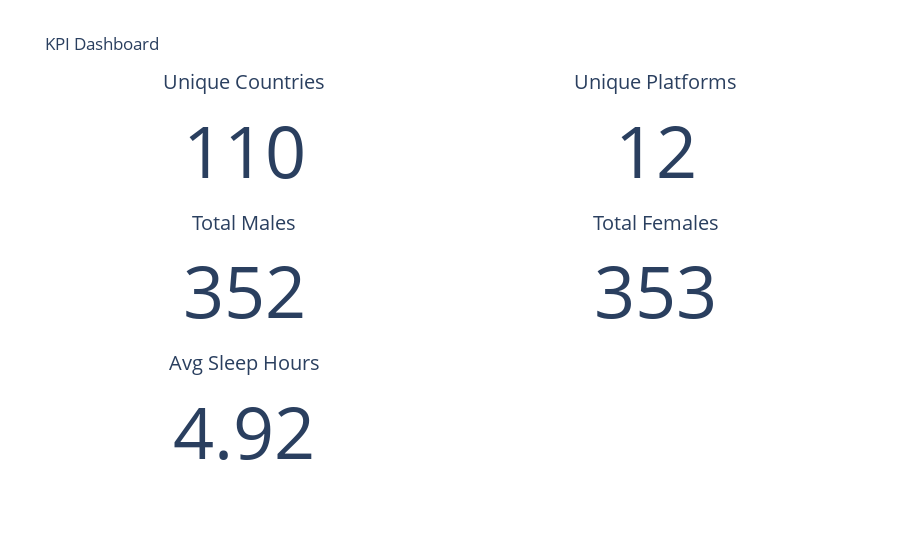

The cell this chart's notebook holds for it:
### Markdown cell above
####        Key Performance Indicator

### Code cell
import plotly.graph_objects as go

unique_countries = df['Country'].nunique()
unique_platforms = df['Most_Used_Platform'].nunique()
male_count = (df['Gender'] == 'Male').sum()
female_count = (df['Gender'] == 'Female').sum()
avg_sleep = round(df['Avg_Daily_Usage_Hours'].mean(), 2)

fig = go.Figure()

fig.add_trace(go.Indicator(
    mode="number",
    value=unique_countries,
    title={"text": "Unique Countries"},
    domain={'row': 0, 'column': 0}
))

fig.add_trace(go.Indicator(
    mode="number",
    value=unique_platforms,
    title={"text": "Unique Platforms"},
    domain={'row': 0, 'column': 1}
))


fig.add_trace(go.Indicator(
    mode="number",
    value=male_count,
    title={"text": "Total Males"},
    domain={'row': 1, 'column': 0}
))


fig.add_trace(go.Indicator(
    mode="number",
    value=female_count,
    title={"text": "Total Females"},
    domain={'row': 1, 'column': 1}
))


fig.add_trace(go.Indicator(
    mode="number",
    value=avg_sleep,
    title={"text": "Avg Sleep Hours"},
    domain={'row': 2, 'column': 0}
))

fig.update_layout(
    grid={'rows': 3, 'columns': 2, 'pattern': "independent"},
    height=600,
    template="plotly_white",
    title="KPI Dashboard"
)

fig.show()

### Figure 1 — Plotly figure (JSON) as saved in the notebook; plotly's stock layout.template omitted (floating-point values rounded to 4 significant figures)
{"data": [{"domain": {"column": 0, "row": 0}, "mode": "number", "title": {"text": "Unique Countries"}, "type": "indicator", "value": 110}, {"domain": {"column": 1, "row": 0}, "mode": "number", "title": {"text": "Unique Platforms"}, "type": "indicator", "value": 12}, {"domain": {"column": 0, "row": 1}, "mode": "number", "title": {"text": "Total Males"}, "type": "indicator", "value": 352}, {"domain": {"column": 1, "row": 1}, "mode": "number", "title": {"text": "Total Females"}, "type": "indicator", "value": 353}, {"domain": {"column": 0, "row": 2}, "mode": "number", "title": {"text": "Avg Sleep Hours"}, "type": "indicator", "value": 4.92}], "layout": {"autosize": true, "grid": {"columns": 2, "pattern": "independent", "rows": 3}, "title": {"text": "KPI Dashboard"}}}
